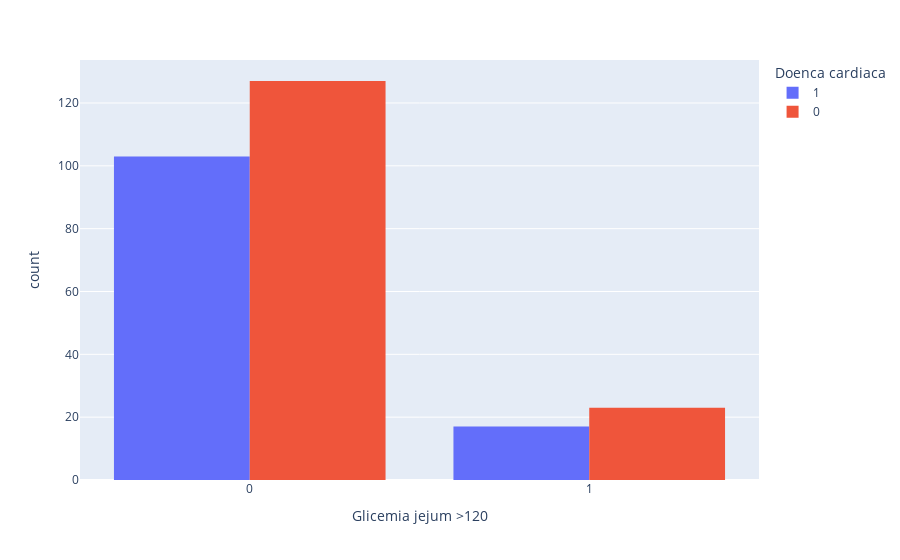

Here is the notebook cell this chart was saved with:
### Markdown cell above
O histograma ilustra a distribuição dos níveis de colesterol em pacientes com e sem doença cardíaca. 

**Observações:**

* **Sobreposição:** Assim como na análise da pressão arterial, observamos uma sobreposição considerável nos níveis de colesterol entre os grupos com e sem doença cardíaca. Isso indica que o colesterol, isoladamente, não é um preditor perfeito para a doença.
* **Tendência:** 
    * **Pacientes com doença cardíaca (azul):**  Aparentam ter uma  distribuição um pouco mais concentrada em níveis de colesterol levemente mais altos, com um pico entre 250 e 300 mg/dl. 
    * **Pacientes sem doença cardíaca (laranja):** A maior concentração está entre 200 e 219 mg/dl, com uma queda mais acentuada em níveis mais altos.
* **Valores Extremos:** Existem pacientes com níveis de colesterol considerados extremamente altos (acima de 190 mg/dl) em ambos os grupos.

**Interpretação:**

* **Colesterol e Doença Cardíaca:** Apesar da sobreposição, a tendência de níveis de colesterol ligeiramente mais altos em pacientes com doença cardíaca  reforça a relação conhecida entre colesterol elevado e um risco aumentado para doenças cardíacas.
* **Importância da Avaliação Individual:** A sobreposição significativa destaca a necessidade de considerar o colesterol como parte de um conjunto de fatores de risco, e não isoladamente. A avaliação individual, considerando histórico familiar, estilo de vida e outros indicadores de saúde, é crucial.

### Code cell
px.histogram(df, x='Glicemia jejum >120', color='Doenca cardiaca', barmode='group')

### Figure 1 — Plotly figure (JSON) as saved in the notebook; plotly's stock layout.template omitted (floating-point values rounded to 4 significant figures; data arrays with more than 128 entries replaced by an {"elided": "..."} marker saying what was removed)
{"data": [{"alignmentgroup": "True", "bingroup": "x", "hovertemplate": "Doenca cardiaca=1<br>Glicemia jejum >120=%{x}<br>count=%{y}<extra></extra>", "legendgroup": "1", "marker": {"color": "#636efa", "pattern": {"shape": ""}}, "name": "1", "offsetgroup": "1", "orientation": "v", "showlegend": true, "type": "histogram", "x": [0, 0, 1, 0, 0, 0, 0, 0, 1, 0, 0, 0, 0, 0, 1, 0, 0, 0, 1, 0, 0, 0, 0, 0, 0, 0, 0, 0, 0, 1, 0, 0, 0, 0, 0, 0, 0, 0, 0, 0, 0, 0, 0, 0, 1, 0, 0, 0, 0, 0, 0, 0, 1, 1, 0, 0, 0, 0, 1, 0, 0, 0, 1, 0, 0, 0, 0, 0, 0, 0, 0, 1, 0, 0, 0, 1, 0, 0, 1, 0, 0, 1, 0, 0, 0, 0, 0, 0, 0, 0, 0, 0, 0, 0, 0, 0, 0, 0, 1, 0, 1, 0, 0, 0, 0, 0, 1, 0, 0, 0, 0, 0, 0, 0, 0, 0, 0, 0, 0, 0], "xaxis": "x", "yaxis": "y"}, {"alignmentgroup": "True", "bingroup": "x", "hovertemplate": "Doenca cardiaca=0<br>Glicemia jejum >120=%{x}<br>count=%{y}<extra></extra>", "legendgroup": "0", "marker": {"color": "#EF553B", "pattern": {"shape": ""}}, "name": "0", "offsetgroup": "0", "orientation": "v", "showlegend": true, "type": "histogram", "x": {"elided": "150 int values"}, "xaxis": "x", "yaxis": "y"}], "layout": {"barmode": "group", "legend": {"title": {"text": "Doenca cardiaca"}, "tracegroupgap": 0}, "margin": {"t": 60}, "xaxis": {"anchor": "y", "domain": [0, 1], "title": {"text": "Glicemia jejum >120"}}, "yaxis": {"anchor": "x", "domain": [0, 1], "title": {"text": "count"}}}}
